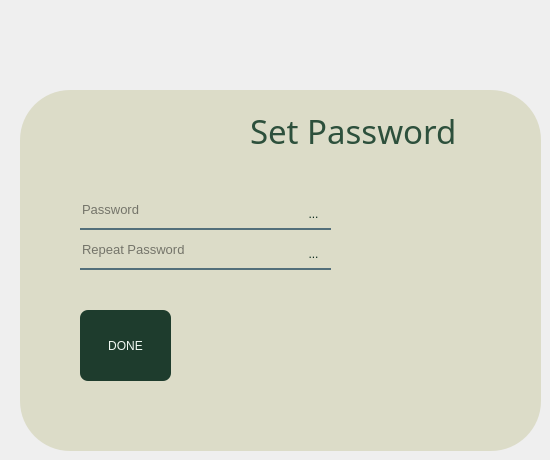
    <widget class="QWidget" name="page_5">
     <widget class="QLabel" name="label_12">
      <property name="geometry">
       <rect>
        <x>20</x>
        <y>90</y>
        <width>521</width>
        <height>361</height>
       </rect>
      </property>
      <property name="styleSheet">
       <string notr="true">background-color:rgba(220, 220, 200, 1);
border-bottom-right-radius: 50px;
border-bottom-left-radius: 50px;
border-top-left-radius: 50px;
border-top-right-radius: 50px;</string>
      </property>
      <property name="text">
       <string/>
      </property>
     </widget>
     <widget class="QLabel" name="label_13">
      <property name="geometry">
       <rect>
        <x>60</x>
        <y>30</y>
        <width>131</width>
        <height>131</height>
       </rect>
      </property>
      <property name="styleSheet">
       <string notr="true">border-image: url(:/images/rotation-lock.png);</string>
      </property>
      <property name="text">
       <string/>
      </property>
     </widget>
     <widget class="QLineEdit" name="lineEditPassword_2">
      <property name="geometry">
       <rect>
        <x>80</x>
        <y>190</y>
        <width>251</width>
        <height>40</height>
       </rect>
      </property>
      <property name="font">
       <font>
        <pointsize>10</pointsize>
       </font>
      </property>
      <property name="styleSheet">
       <string notr="true">background-color:rgba(0, 0, 0, 0);
border:none;
border-bottom:2px solid rgba(46, 82, 101, 200);
color:rgba(0, 0, 0, 240);</string>
      </property>
      <property name="text">
       <string/>
      </property>
      <property name="placeholderText">
       <string>Password</string>
      </property>
     </widget>
     <widget class="QLineEdit" name="lineEditRepeatPassword">
      <property name="geometry">
       <rect>
        <x>80</x>
        <y>230</y>
        <width>251</width>
        <height>40</height>
       </rect>
      </property>
      <property name="font">
       <font>
        <pointsize>10</pointsize>
       </font>
      </property>
      <property name="styleSheet">
       <string notr="true">background-color:rgba(0, 0, 0, 0);
border:none;
border-bottom:2px solid rgba(46, 82, 101, 200);
color:rgba(0, 0, 0, 240);</string>
      </property>
      <property name="text">
       <string/>
      </property>
      <property name="placeholderText">
       <string>Repeat Password</string>
      </property>
     </widget>
     <widget class="QPushButton" name="DoneButton">
      <property name="geometry">
       <rect>
        <x>80</x>
        <y>310</y>
        <width>91</width>
        <height>71</height>
       </rect>
      </property>
      <property name="styleSheet">
       <string notr="true">QPushButton#DoneButton {
    background-color: rgba(30, 60, 45, 255);    
    color: #F0F8F2;                        
    border: none;
    border-radius: 8px;
    padding: 6px 20px;
}

QPushButton#DoneButton:hover {
    background-color: rgba(45, 80, 60, 255);    
}

QPushButton#DoneButton:pressed {
    background-color: rgba(20, 40, 30, 255);    
    padding-left: 8px;
    padding-top: 8px;
}
</string>
      </property>
      <property name="text">
       <string>DONE</string>
      </property>
     </widget>
     <widget class="QLabel" name="label_17">
      <property name="geometry">
       <rect>
        <x>390</x>
        <y>310</y>
        <width>151</width>
        <height>141</height>
       </rect>
      </property>
      <property name="styleSheet">
       <string notr="true">border-image: url(:/images/forgot-password.png);</string>
      </property>
      <property name="text">
       <string/>
      </property>
     </widget>
     <widget class="QLabel" name="label_18">
      <property name="geometry">
       <rect>
        <x>250</x>
        <y>100</y>
        <width>261</width>
        <height>61</height>
       </rect>
      </property>
      <property name="font">
       <font>
        <family>Rockwell</family>
        <pointsize>25</pointsize>
       </font>
      </property>
      <property name="styleSheet">
       <string notr="true">color:rgba(45, 80, 60, 255);</string>
      </property>
      <property name="text">
       <string>Set Password</string>
      </property>
     </widget>
     <widget class="QToolButton" name="eyeReap">
      <property name="geometry">
       <rect>
        <x>300</x>
        <y>240</y>
        <width>27</width>
        <height>27</height>
       </rect>
      </property>
      <property name="styleSheet">
       <string notr="true">QToolButton {
    background-color: transparent;
    border: none;
    padding: 1px;
    qproperty-iconSize: 120px 120px;
    color: #0D2C1E; 
    border-radius: 10px;
}

QToolButton:hover {
    background-color: rgba(100, 150, 120, 30);
    color: #0D2C1E;
}

QToolButton:pressed {
    background-color: rgba(40, 70, 50, 60);
    padding-left: 12px;
    padding-top: 12px;
    color: #0D2C1E; 
}

QToolButton:checked {
    background-color: rgba(100, 150, 120, 80);
    color: #0D2C1E;
    border: 1px solid #0D2C1E;
}
</string>
      </property>
      <property name="text">
       <string>...</string>
      </property>
      <property name="icon">
       <iconset resource="resources.qrc">
        <normaloff>:/images/eye (2).png</normaloff>:/images/eye (2).png</iconset>
      </property>
     </widget>
     <widget class="QToolButton" name="eyePass">
      <property name="geometry">
       <rect>
        <x>300</x>
        <y>200</y>
        <width>27</width>
        <height>27</height>
       </rect>
      </property>
      <property name="styleSheet">
       <string notr="true">QToolButton {
    background-color: transparent;
    border: none;
    padding: 1px;
    qproperty-iconSize: 120px 120px;
    color: #0D2C1E; 
    border-radius: 10px;
}

QToolButton:hover {
    background-color: rgba(100, 150, 120, 30);
    color: #0D2C1E;
}

QToolButton:pressed {
    background-color: rgba(40, 70, 50, 60);
    padding-left: 12px;
    padding-top: 12px;
    color: #0D2C1E; 
}

QToolButton:checked {
    background-color: rgba(100, 150, 120, 80);
    color: #0D2C1E;
    border: 1px solid #0D2C1E;
}
</string>
      </property>
      <property name="text">
       <string>...</string>
      </property>
      <property name="icon">
       <iconset resource="resources.qrc">
        <normaloff>:/images/eye (2).png</normaloff>:/images/eye (2).png</iconset>
      </property>
     </widget>
    </widget>
